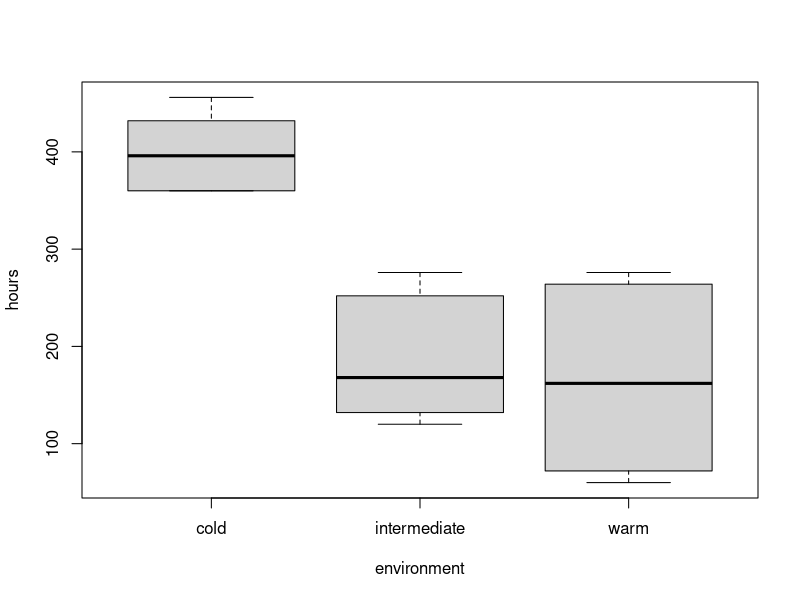
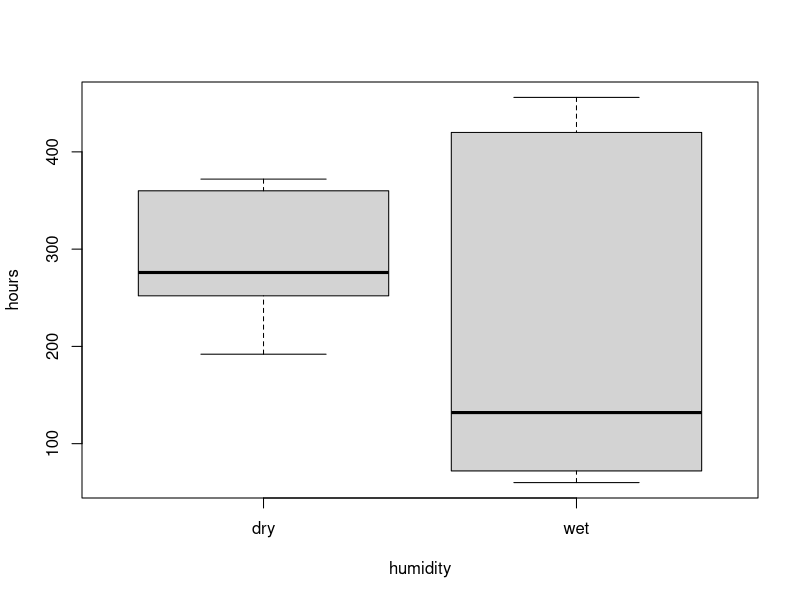
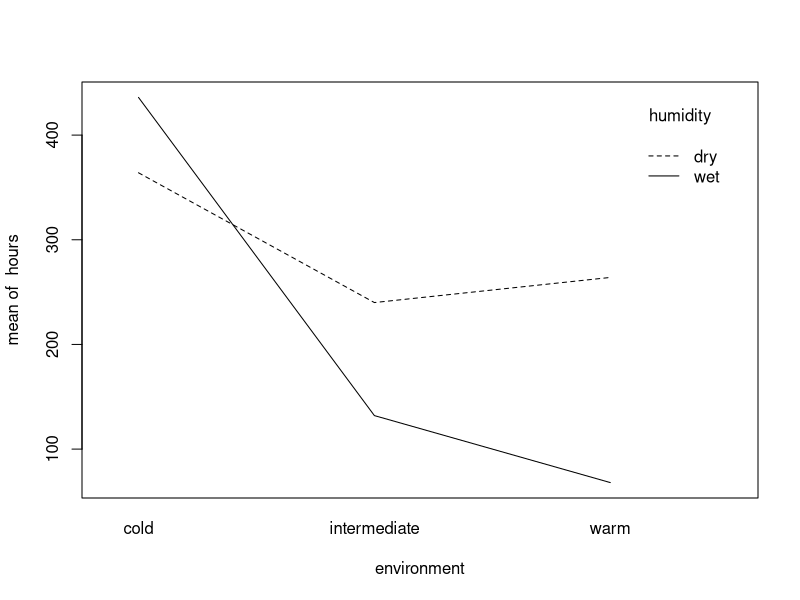
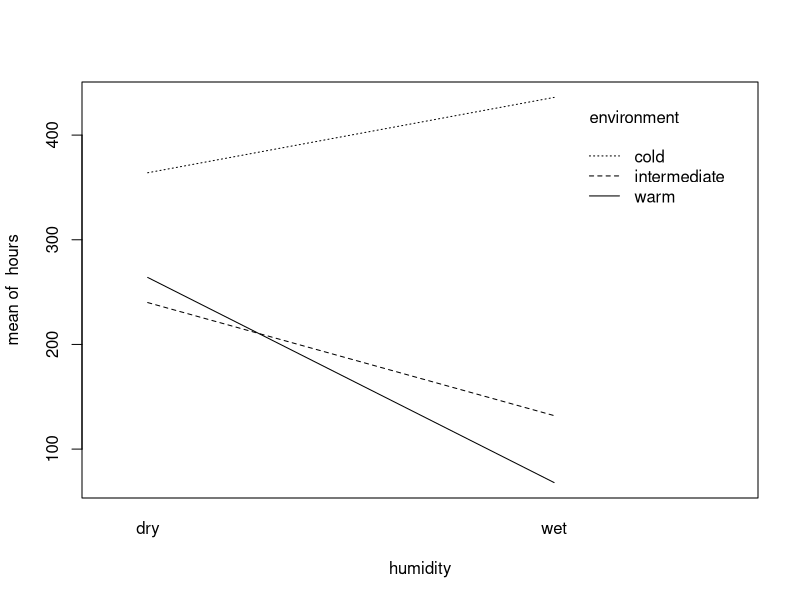
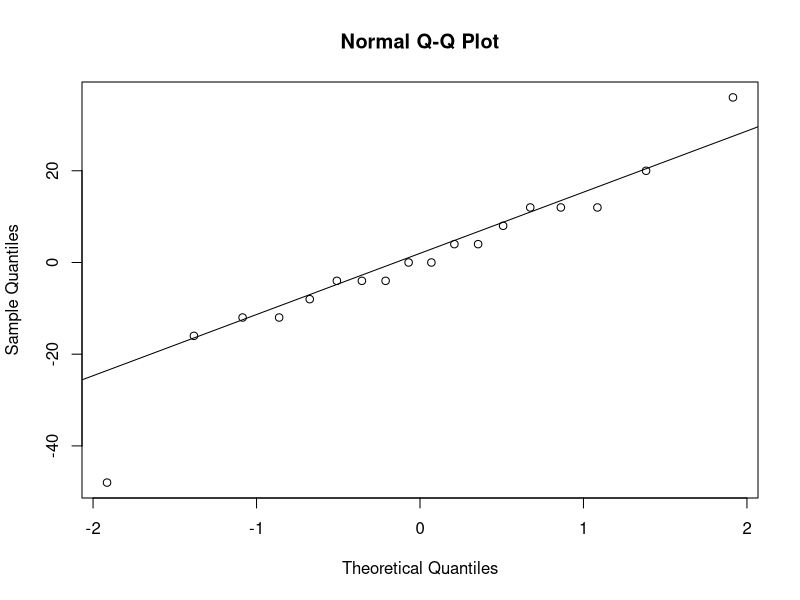
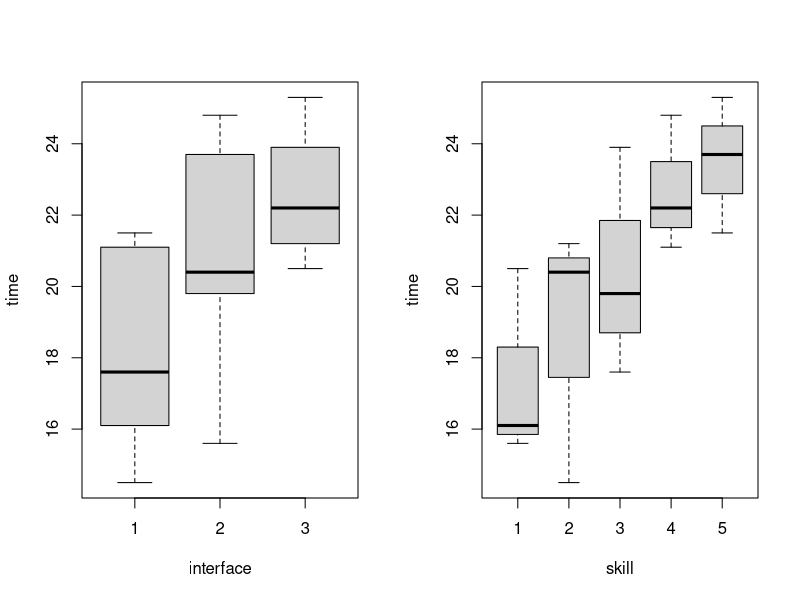
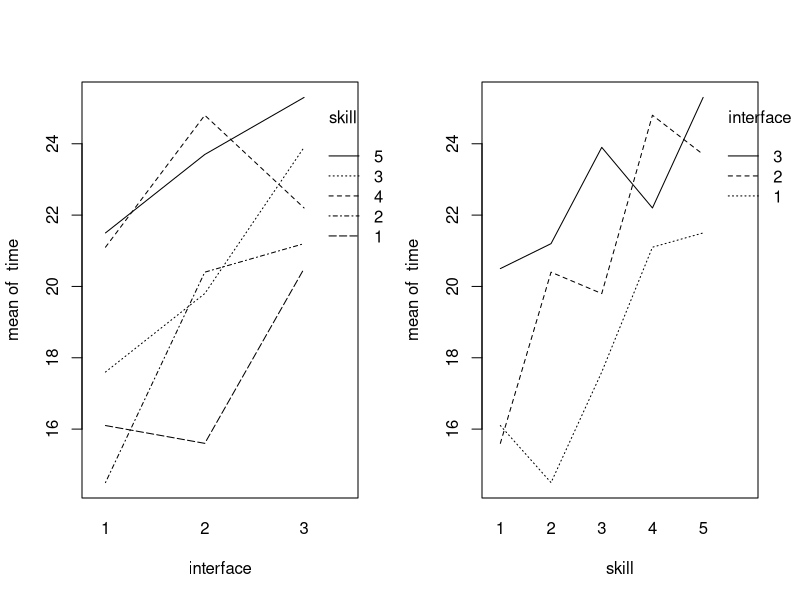
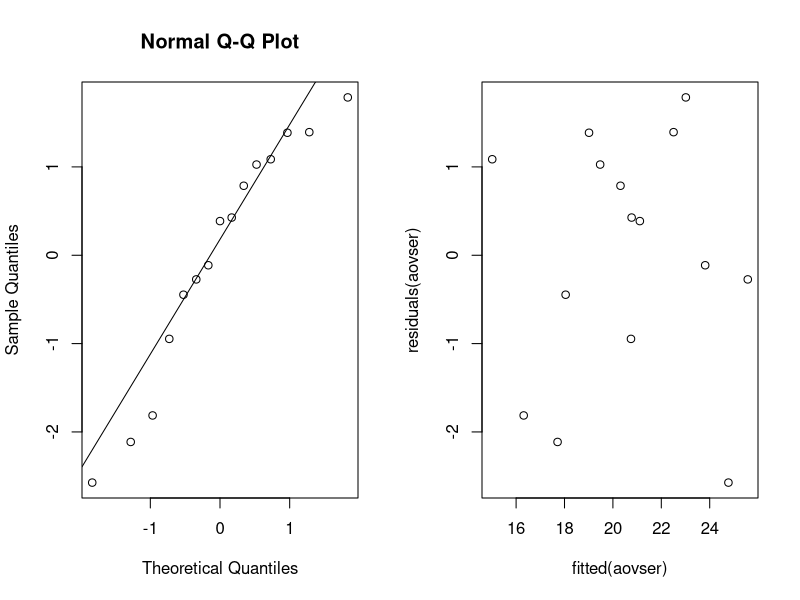

Reproduce these figures in R, in order.
## ---- chunk 1
library(knitr)
library(multcomp)
library(lme4)
## ---- chunk 2
data = read.table("bread.txt", header=TRUE)
data
## ---- chunk 3
N = 3; I = 3; J = 2
rbind(rep(1:I,each=N*J),rep(1:J,N*I),sample(1:(N*I*J)))
## ---- chunk 4
boxplot(hours~environment,data=data)
## ---- chunk 5
boxplot(hours~humidity,data=data)
## ---- chunk 6
attach(data)
interaction.plot(environment,humidity,hours)
interaction.plot(humidity,environment,hours)
## ---- chunk 7
data$environment = as.factor(data$environment)
data$humidity = as.factor(data$humidity)
dataaov = lm(hours~environment*humidity, data=data)
anova(dataaov)
## ---- chunk 8
qqnorm(residuals(dataaov))
qqline(residuals(dataaov))
## ---- chunk 9
search = read.table("search.txt", header = TRUE)
attach(search)
## ---- chunk 10
B = 5 # 5 user skill levels
I = 3 # 3 interface types

blocks = matrix(0, B, I)

for (i in 1:B) {
  blocks[i, ] = sample(((i - 1) * I + 1):(i * I))
}

kable(x = blocks, caption = "Randomization of students to interfaces")
## ---- chunk 11
par(mfrow = c(1, 2))

boxplot(time ~ interface)
boxplot(time ~ skill)

interaction.plot(interface, skill, time)
interaction.plot(skill, interface, time)
## ---- chunk 12
search$interface = as.factor(interface)
search$skill = as.factor(skill)
## ---- chunk 13
aovser = lm(time ~ interface + skill, data = search)
anova(aovser)
## ---- chunk 14
multser = glht(aovser, linfct = mcp(skill = "Tukey"))
summary(multser)
## ---- chunk 15
par(mfrow = c(1, 2))
qqnorm(residuals(aovser))
qqline(residuals(aovser))
plot(fitted(aovser), residuals(aovser))
## ---- chunk 16
friedman.test(time, interface, skill)
## ---- chunk 17
aovinter = lm(time ~ interface, data = search)
anova(aovinter)
## ---- chunk 18
qqnorm(residuals(aovinter))
qqline(residuals(aovinter))
## ---- chunk 19
data = read.table("cream.txt", header=TRUE)
data$starter = factor(data$starter)
data$batch = factor(data$batch)
data$position = factor(data$position)
attach(data)
## ---- chunk 20
model1 = lm(acidity~starter+batch+position,data)
model2 = update(model1, . ~ . - starter:batch:position) #remove interactions
data.aov = aov(model2,data)
summary(data.aov)
## ---- chunk 21
model = lm(acidity~starter+batch+position, data=data)
startermult = glht(model,linfct=mcp(starter="Tukey"))
summary(startermult)
## ---- chunk 22
confint(startermult, level=0.95)
## ---- chunk 23
cows = read.table("cow.txt", header = TRUE)
attach(cows)
## ---- chunk 24
cowaov = lm(milk ~ treatment)
anova(cowaov)
## ---- chunk 25
t.test(milk[treatment == "A"], milk[treatment == "B"], paired = TRUE)
## ---- chunk 26
cows$id = factor(id)
cows$per = factor(per)
cowslmer = lmer(milk ~ treatment + order + per + (1 | id),
                data = cows, REML = FALSE)
cowslmer1 = lmer(milk ~ order + per + (1 | id), data = cows, REML = FALSE)
anova(cowslmer1, cowslmer)
## ---- chunk 27
data = read.table("airpollution.txt", header=TRUE)
## ---- chunk 28
pairs(data, panel=panel.smooth)
